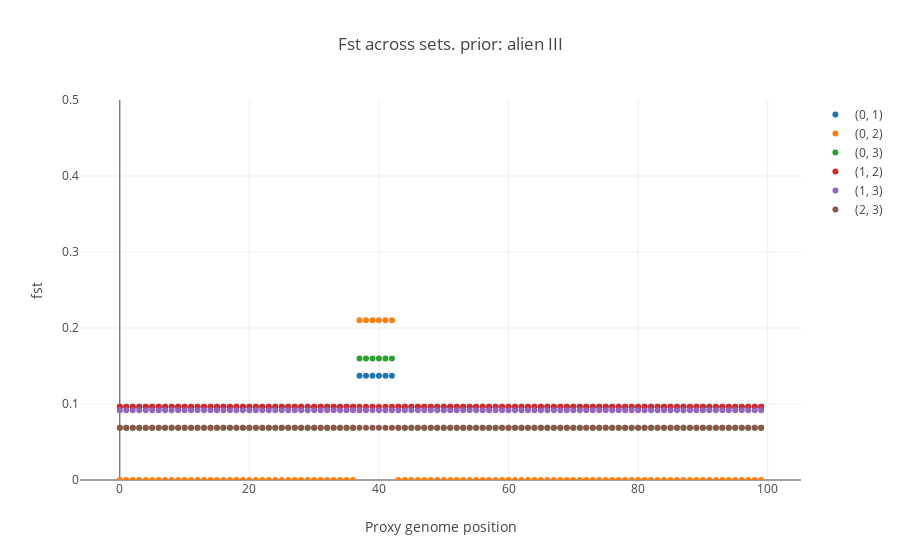

The notebook cell saved with this chart:
### Markdown cell above
### Simulations

Chose the function of population structure across data sets. Visualize resulting *fst*s across data sets.

### Code cell
from structure_tools.Generate_samples import Check_Path, plot_GenFst, return_fsts2

## Select struct prior function and kwargs
prior_func= alien_prior_III

prior_kwargs= {
    'fst_a': 0,
    'fst_b': .2,
    'region': [.37,.42],
    'target': [0,2],
}


fig, Pops, prior= Check_Path(Npops,vector_lib,prior_func,prior_kwargs,Pops= [],random= True,n_comp= L,range_diff= range_diff,steps= steps)

iplot(fig)
